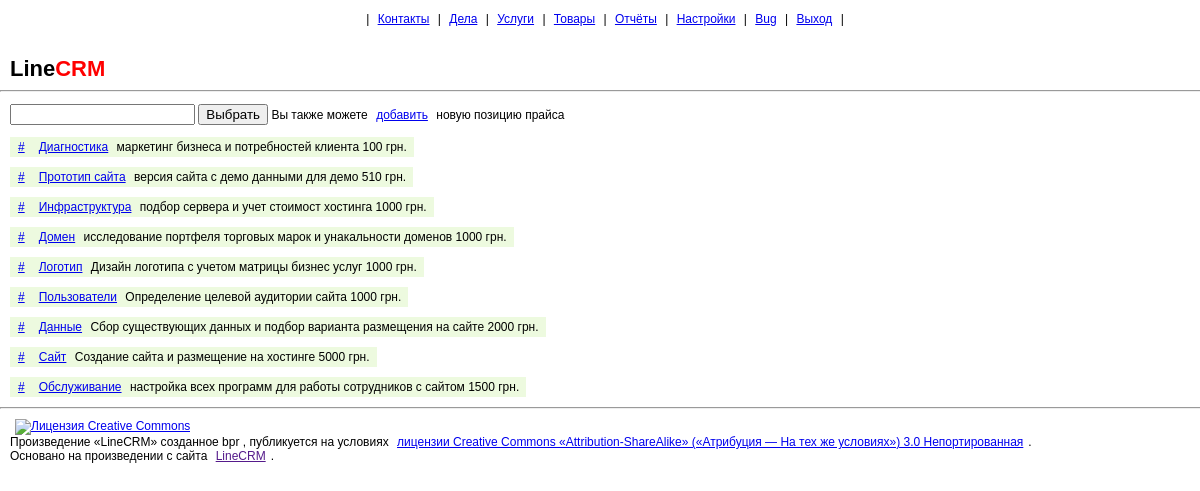
Screenshot of /pricelist.php (signed in) with the database file from the repository.
### tables this page shows
CREATE TABLE IF NOT EXISTS `price` (
  `id` int(19) NOT NULL,
  `name` varchar(16) DEFAULT NULL,
  `descript` varchar(99) DEFAULT NULL,
  `state` varchar(12) DEFAULT NULL,
  `delivery` varchar(10) DEFAULT NULL,
  `warranty` varchar(6) DEFAULT NULL,
  `cost` int(7) DEFAULT NULL,
  `terms` varchar(30) DEFAULT NULL
);

### pricelist.php (the view, shortened to what this page needs)
<?php
include('set_head.php');
include('set_config.php');
include('set_title.php');
?>
<form name="criteria" action="listcont.php" method="POST"><p>
<input name="group" type="text" maxlenght="16" autofocus value="">
<BUTTON name="search" value="true" type="text">Выбрать</BUTTON> Вы также можете <a href="addprice.php">добавить</a> новую позицию прайса</p>
</form>
<?php
$price_sql='SELECT `id`,`name`,`descript`,`state`,`delivery`,`warranty`,`cost`,`terms` FROM `price`';
if ($price=$mysqli->query($price_sql))
{
	while ($row = $price->fetch_array(MYSQLI_NUM)) {
		echo '<table><tr><td><a href="inventories.php?key='.$row[0].'">#</a></td><td>';
		echo '<a href="editprice.php?key='.$row[0].'">'.(($row[2]==='')?'Noname':$row[1]).'</a> ';
		echo $row[2].' ';
		echo ($row[6]=='')?'':$row[6].' грн.<td></tr></table>';}
}
include('set_foot.php');
?>

### style.css (style rules this page uses)
a { font-size: 16px; font-family: sans-serif; }
body { margin: 0px; }
a, p, td, tr, footer { font-size: 12px; font-family: sans-serif; }
a { margin: 5px; margin-top: 10px; }
table,h3,h4,b, footer { margin: 10px; }
table { border: 1px; background:#EDFADF; }
p { text-indent: 10px; }
tr, td { vertical-align: top; }

### rows the page displays
price: name "Диагностика", descript "маркетинг бизнеса и потребностей клиента", cost "100"
price: name "Прототип сайта", descript "версия сайта с демо данными для демо", cost "510"
price: name "Инфраструктура", descript "подбор сервера и учет стоимост хостинга", cost "1000"
price: name "Домен", descript "исследование портфеля торговых марок и унакальности доменов", cost "1000"
price: name "Логотип", descript "Дизайн логотипа с учетом матрицы бизнес услуг", cost "1000"
price: name "Пользователи", descript "Определение целевой аудитории сайта", cost "1000"
price: name "Данные", descript "Сбор существующих данных и подбор варианта размещения на сайте", cost "2000"
price: name "Сайт", descript "Создание сайта и размещение на хостинге", cost "5000"
price: name "Обслуживание", descript "настройка всех программ для работы сотрудников с сайтом", cost "1500"
